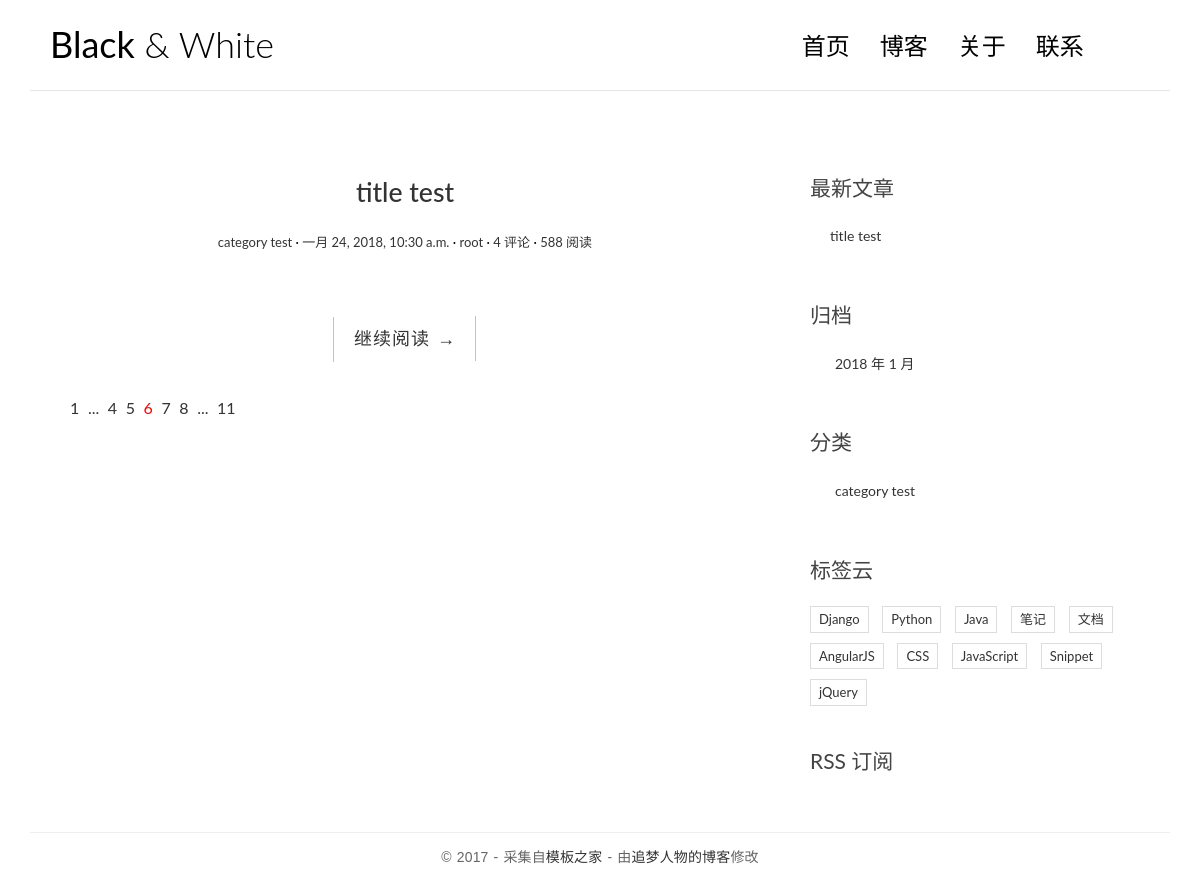
Before: / with the older database file.
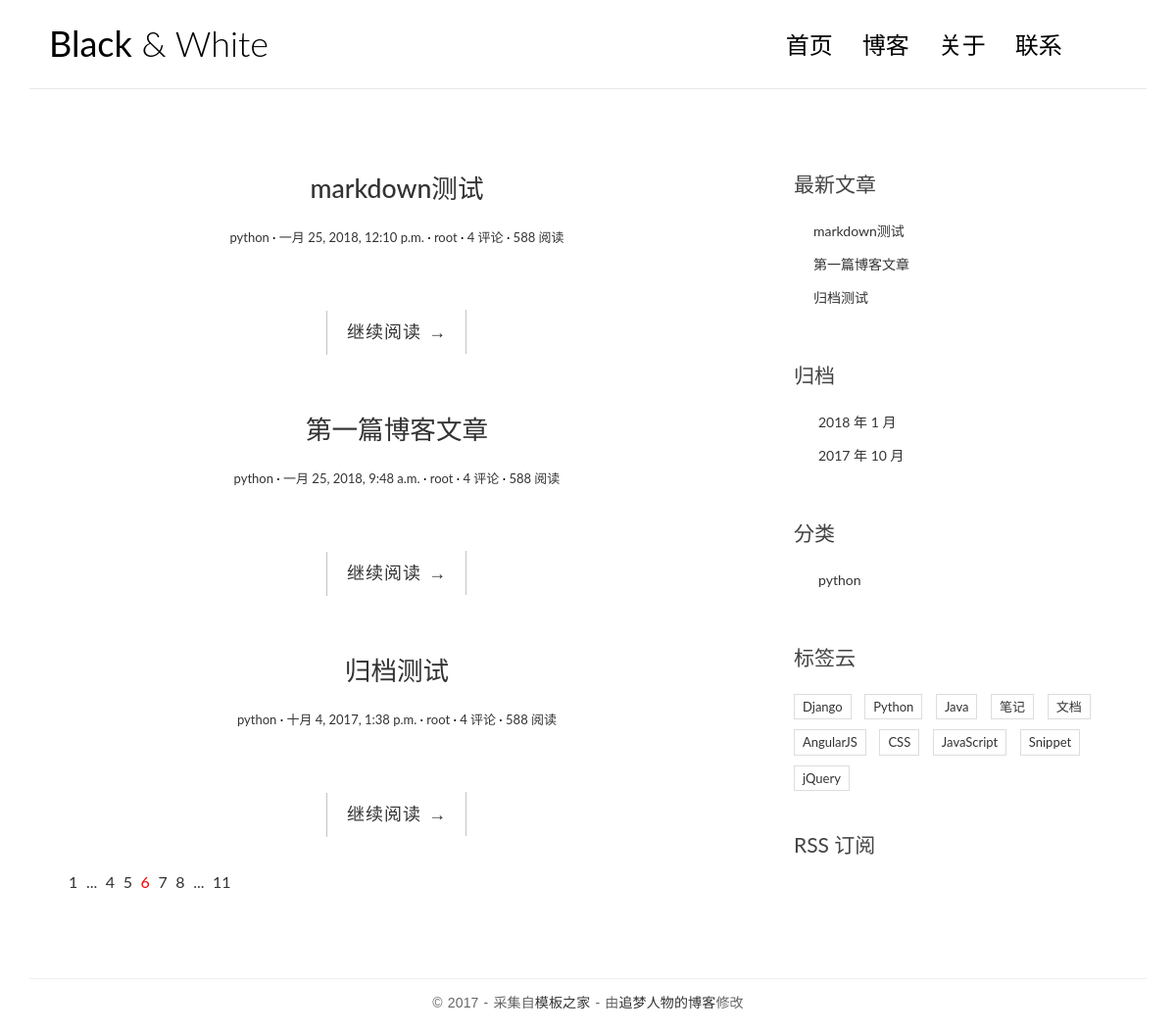
After: the same page with the newer database file.
### blog/models.py (models this page shows, shortened)
class Post(models.Model):
    title = models.CharField(max_length=70)
    body = models.TextField()
    created_time = models.DateTimeField()
    modified_time = models.DateTimeField()
    excerpt = models.CharField(max_length=200, blank=True)
    category = models.ForeignKey(Category, on_delete=models.CASCADE)
    tags = models.ManyToManyField(Tag, blank=True)
    author = models.ForeignKey(User, on_delete=models.CASCADE)
    def get_info_url(self):
        return reverse('blog:info', kwargs={'pk': self.pk})

class Category(models.Model):
    name = models.CharField(max_length=100)

### blog/views.py (the view)
# urls.py: path('', views.index, name='index'),
def index(request):
    post_list = Post.objects.all().order_by('-created_time')
    return render(request, 'index.html', context={
        'post_list': post_list
    })

### blog/templatetags/blog_tags.py (called while the page is built)
@register.simple_tag
def get_recent_posts(num=5):
    return Post.objects.all().order_by('-created_time')[:num]

@register.simple_tag
def archives():
    return Post.objects.dates('created_time', 'month', order='DESC')

@register.simple_tag
def get_categories():
    return Category.objects.all()

### blog/templates/index.html (shortened to what this page needs)
{% extends 'base.html' %}
{% block main %}
    {% for post in post_list %}
        <article class="post post-{{ post.pk }}">
    <header class="entry-header">
        <h1 class="entry-title">
            <a href="{{ post.get_info_url }}">{{ post.title }}</a>
        </h1>
        <div class="entry-meta">
            <span class="post-category"><a href="#">{{ post.category.name }}</a></span>
            <span class="post-date"><a href="#"><time class="entry-date"
                                                      datetime="{{ post.created_time }}">{{ post.created_time }}</time></a></span>
            <span class="post-author"><a href="#">{{ post.author }}</a></span>
            <span class="comments-link"><a href="#">4 评论</a></span>
            <span class="views-count"><a href="#">588 阅读</a></span>
        </div>
    </header>
    <div class="entry-content clearfix">
        <div class="read-more cl-effect-14">
            <a href="{{ post.get_info_url }}" class="more-link">继续阅读 <span class="meta-nav">→</span></a>
        </div>
    </div>
</article>
    {% empty %}
        <div class="no-post">暂时还没有发布文章！</div>
    {% endfor %}
    <div class="pagination">
    <ul>
        <li><a href="">1</a></li>
        <li><a href="">...</a></li>
        <li><a href="">4</a></li>
        <li><a href="">5</a></li>
        <li class="current"><a href="">6</a></li>
        <li><a href="">7</a></li>
        <li><a href="">8</a></li>
        <li><a href="">...</a></li>
        <li><a href="">11</a></li>
    </ul>
</div>
{% endblock main %}

### blog/templates/base.html (shortened to what this page needs)
{% load staticfiles %}
{% load blog_tags %}
<!DOCTYPE html>
<html>
<head>
    <link rel="stylesheet" href="{% static 'css/bootstrap.min.css' %}">
    <link rel="stylesheet" href="http://code.ionicframework.com/ionicons/2.0.1/css/ionicons.min.css">
    <link rel="stylesheet" href="{% static 'css/pace.css' %}">
    <link rel="stylesheet" href="{% static 'css/custom.css' %}">
    <link rel="stylesheet" href="{% static 'css/highlights/github.css' %}">
</head>
<body>
<div class="container">
    <header id="site-header">
        <div class="row">
            <div class="col-md-4 col-sm-5 col-xs-8">
                <div class="logo">
                    <h1><a href="/"><b>Black</b> &amp; White</a></h1>
                </div>
            </div>
            <div class="col-md-8 col-sm-7 col-xs-4">
                <nav class="main-nav" role="navigation">
                    <div class="collapse navbar-collapse" id="bs-example-navbar-collapse-1">
                        <ul class="nav navbar-nav navbar-right">
                            <li class="cl-effect-11"><a href="index.html" data-hover="首页">首页</a></li>
                            <li class="cl-effect-11"><a href="full-width.html" data-hover="博客">博客</a></li>
                            <li class="cl-effect-11"><a href="about.html" data-hover="关于">关于</a></li>
                            <li class="cl-effect-11"><a href="contact.html" data-hover="联系">联系</a></li>
                        </ul>
                    </div>
                </nav>
            </div>
        </div>
    </header>
</div>
<div class="content-body">
    <div class="container">
        <div class="row">
            <main class="col-md-8">
                {% block main %}
                {% endblock main %}
            </main>
            <aside class="col-md-4">
                <div class="widget widget-recent-posts">
                    <h3 class="widget-title">最新文章</h3>
                    {% get_recent_posts as recent_post_list %}
                    <ul>
                        {% for post in recent_post_list %}
                        <li>
                            <a href="{{ post.get_info_url }}">{{ post.title }}</a>
                        </li>
                        {% empty %}
                        暂无文章！
                        {% endfor %}
                    </ul>
                </div>
                <div class="widget widget-archives">
                    <h3 class="widget-title">归档</h3>
                    {% archives as date_list %}
                    <ul>
                        {% for date in date_list %}
                        <li>
                            <a href="{% url 'blog:archives' date.year date.month %}">{{ date.year }} 年 {{ date.month }} 月</a>
                        </li>
                        {% empty %}
                        暂无归档！
                        {% endfor %}
                    </ul>
                </div>
                <div class="widget widget-category">
                    <h3 class="widget-title">分类</h3>
                    {% get_categories as category_list %}
                    <ul>
                        {% for category in category_list %}
                        <li>
                            <a href="{% url 'blog:category' category.pk %}">{{ category.name }} </a>
                        </li>
                        {% empty %}
                        暂无分类！
                        {% endfor %}
                    </ul>
                </div>
                <div class="widget widget-tag-cloud">
                    <h3 class="widget-title">标签云</h3>
                    <ul>
                        <li>
                            <a href="#">Django</a>
                        </li>
                        <li>
                            <a href="#">Python</a>
                        </li>
                        <li>
                            <a href="#">Java</a>
                        </li>
                        <li>
                            <a href="#">笔记</a>
                        </li>
                        <li>
                            <a href="#">文档</a>
                        </li>
                        <li>
                            <a href="#">AngularJS</a>
                        </li>
                        <li>
                            <a href="#">CSS</a>
                        </li>
                        <li>
                            <a href="#">JavaScript</a>
                        </li>
                        <li>
                            <a href="#">Snippet</a>
                        </li>
                        <li>
                            <a href="#">jQuery</a>
                        </li>
                    </ul>
                </div>
                <div class="rss">
                    <a href=""> RSS 订阅</a>
                </div>
            </aside>
        </div>
    </div>
</div>
<footer id="site-footer">
    <div class="container">
        <div class="row">
            <div class="col-md-12">
                <p class="copyright">&copy 2017 - 采集自<a href="http://www.cssmoban.com/"
                                                        target="_blank" title="模板之家">模板之家</a>
                    - 由<a href="http://zmrenwu.com/" title="网页模板" target="_blank">追梦人物的博客</a>修改
                </p>
            </div>
        </div>
    </div>
</footer>
</body>
</html>

### blog/static/css/custom.css (style rules this page uses)
* { outline: none; }
h1, h2, h3, h4, h5, h6 { margin-top: 0; }
b { font-weight: 400; }
a { color: #333; }
body { color: #444; font-family: 'Lato', sans-serif; }
p { font-family: 'Ubuntu', sans-serif; font-weight: 400; word-spacing: 1px; letter-spacing: 0.01em; }
#site-header { background-color: #FFF; padding: 25px 20px; margin-bottom: 40px; border-bottom: 1px solid #e7e7e7; }
.logo h1 a { color: #000; }
.logo h1 { margin: 0; font-family: 'Lato', sans-serif; font-weight: 300; }
.main-nav { margin-top: 11px; max-width: 95%; }
.main-nav a { color: #000000 !important; padding: 0 0 5px 0 !important; margin-right: 30px; font-family: 'Lato', sans-serif; font-weight: 300; font-size: 24px; }
.cl-effect-11 a { padding: 10px 0; color: #0972b4; text-shadow: none; }
.cl-effect-11 a::before { position: absolute; top: 0; left: 0; overflow: hidden; padding: 0 0 5px 0 !important; max-width: 0; border-bottom: 1px solid #000; color: #000; content: attr(data-hover); white-space: nowrap; -webkit-transition: max-width 0.5s; -moz-transition: max-width 0.5s; transition: max-width 0.5s; }
.content-body { padding-bottom: 4em; }
.post { background: #fff; padding: 30px 30px 0; }
.entry-title { text-align: center; font-size: 1.9em; margin-bottom: 20px; line-height: 1.6; padding: 10px 20px 0; }
.entry-meta { text-align: center; color: #DDDDDD; font-size: 13px; margin-bottom: 30px; }
.entry-content { font-size: 18px; line-height: 1.9; font-weight: 300; color: #000; }
.post-category::after, .post-date::after, .post-author::after, .comments-link::after { content: ' ·'; color: #000; }
.read-more { font-family: 'Ubuntu', sans-serif; font-weight: 400; word-spacing: 1px; letter-spacing: 0.01em; text-align: center; margin-top: 20px; }
.cl-effect-14 a { padding: 0 20px; height: 45px; line-height: 45px; position: relative; display: inline-block; margin: 15px 25px; letter-spacing: 1px; font-weight: 400; text-shadow: 0 0 1px rgba(255, 255, 255, 0.3); }
.cl-effect-14 a::before, .cl-effect-14 a::after { position: absolute; width: 45px; height: 1px; background: #C3C3C3; content: ''; -webkit-transition: all 0.3s; -moz-transition: all 0.3s; transition: all 0.3s; pointer-events: none; }
.cl-effect-14 a::before { top: 0; left: 0; -webkit-transform: rotate(90deg); -moz-transform: rotate(90deg); transform: rotate(90deg); -webkit-transform-origin: 0 0; -moz-transform-origin: 0 0; transform-origin: 0 0; }
.cl-effect-14 a::after { right: 0; bottom: 0; -webkit-transform: rotate(90deg); -moz-transform: rotate(90deg); transform: rotate(90deg); -webkit-transform-origin: 100% 0; -moz-transform-origin: 100% 0; transform-origin: 100% 0; }
.widget { background: #fff; padding: 30px 0 0; }
.widget-title { font-size: 1.5em; margin-bottom: 20px; line-height: 1.6; padding: 10px 0 0; font-weight: 400; }
.widget-recent-posts ul { padding: 0; margin: 0; padding-left: 20px; }
.widget-recent-posts ul li { list-style-type: none; position: relative; line-height: 170%; margin-bottom: 10px; }
.widget-recent-posts ul li::before { content: '\f3d3'; font-family: "Ionicons"; position: absolute; left: -17px; top: 3px; font-size: 16px; color: #000; }
.widget-archives ul { padding: 0; margin: 0; padding-left: 25px; }
.widget-archives ul li { list-style-type: none; position: relative; line-height: 170%; margin-bottom: 10px; }
.widget-archives ul li::before { content: '\f3f3'; font-family: "Ionicons"; position: absolute; left: -25px; top: 1px; font-size: 16px; color: #000; }
.widget-category ul { padding: 0; margin: 0; padding-left: 25px; }
.widget-category ul li { list-style-type: none; position: relative; line-height: 170%; margin-bottom: 10px; }
.widget-category ul li::before { content: '\f3fe'; font-family: "Ionicons"; position: absolute; left: -25px; top: 1px; font-size: 18px; color: #000; }
.widget-tag-cloud ul { padding: 0; margin: 0; margin-right: -10px; }
.widget-tag-cloud ul li { list-style-type: none; font-size: 13px; display: inline-block; margin-right: 10px; margin-bottom: 10px; padding: 3px 8px; border: 1px solid #ddd; }
.rss { font-size: 21px; margin-top: 30px; }
.rss a { color: #444; }
#site-footer { padding-top: 10px; padding: 0 0 1.5em 0; }
.copyright { text-align: center; padding-top: 1em; margin: 0; border-top: 1px solid #eee; color: #666; }
.pagination ul { list-style: none; }
.pagination ul li { display: inline-block; font-size: 16px; margin-right: 5px; }
.current a { color: red; }

Changed rows visible on the page:
removed Post: title "title test", category.name "category test", created_time "一月 24, 2018, 10:30 a.m.", author "root"
removed Category: name "category test"
added Post: title "markdown测试", category.name "python", created_time "一月 25, 2018, 12:10 p.m.", author "root"
added Post: title "第一篇博客文章", category.name "python", created_time "一月 25, 2018, 9:48 a.m.", author "root"
added Post: title "归档测试", category.name "python", created_time "十月 4, 2017, 1:38 p.m.", author "root"
added Category: name "python"
Other visible differences:
new list line: "2017 年 10 月"
